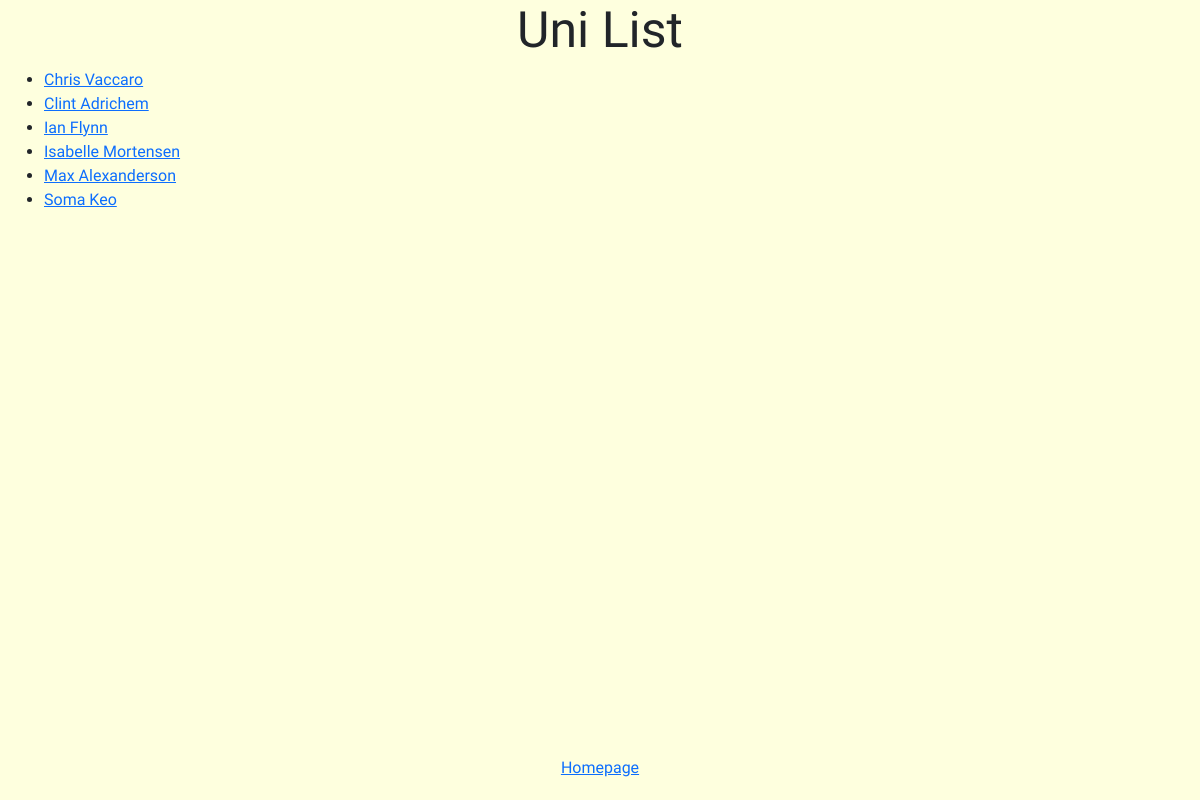
Page /api/professor/ on the committed database.
### api/models.py (models this page shows, shortened)
class Professor(models.Model):
    prof_id = models.AutoField(primary_key=True)
    rating = models.FloatField(blank=True, null=True)
    name = models.TextField()
    uni_name = models.TextField(blank=True, null=True)
    faculty_id = models.IntegerField(blank=True, null=True)
    class Meta:
        managed = False
        db_table = 'professor'
        ordering = ['name']
    def get_absolute_url(self):
        return reverse('professor-detail', args=[str(self.prof_id)])

### api/views.py (the view)
# urls.py: path('professor/', views.ProfessorListView.as_view(), name='professor'),
class ProfessorListView(generic.ListView):
    model = Professor

### api/templates/api/professor_list.html
{% extends "base_generic.html" %}
{% block content %}
<h1>Uni List</h1>
{% if professor_list %}
<ul>
    {% for professor in professor_list %}
    <li>
        <a href="{{ professor.get_absolute_url }}">{{ professor.name }}</a>
    </li>
    {% endfor %}
</ul>
{% else %}
<p>There are no professors in the database.</p>
{% endif %}
{% endblock %}

### api/static/css/styles.css (style rules this page uses)
h1 { font-family: "Lobster", cursive; text-align: center; font-size: 50px; }
body { font-family: "Kiwi Maru", serif; background-color: #feffde; }

### rows in the picture
Professor: name "Chris Vaccaro"
Professor: name "Clint Adrichem"
Professor: name "Ian Flynn"
Professor: name "Isabelle Mortensen"
Professor: name "Max Alexanderson"
Professor: name "Soma Keo"
